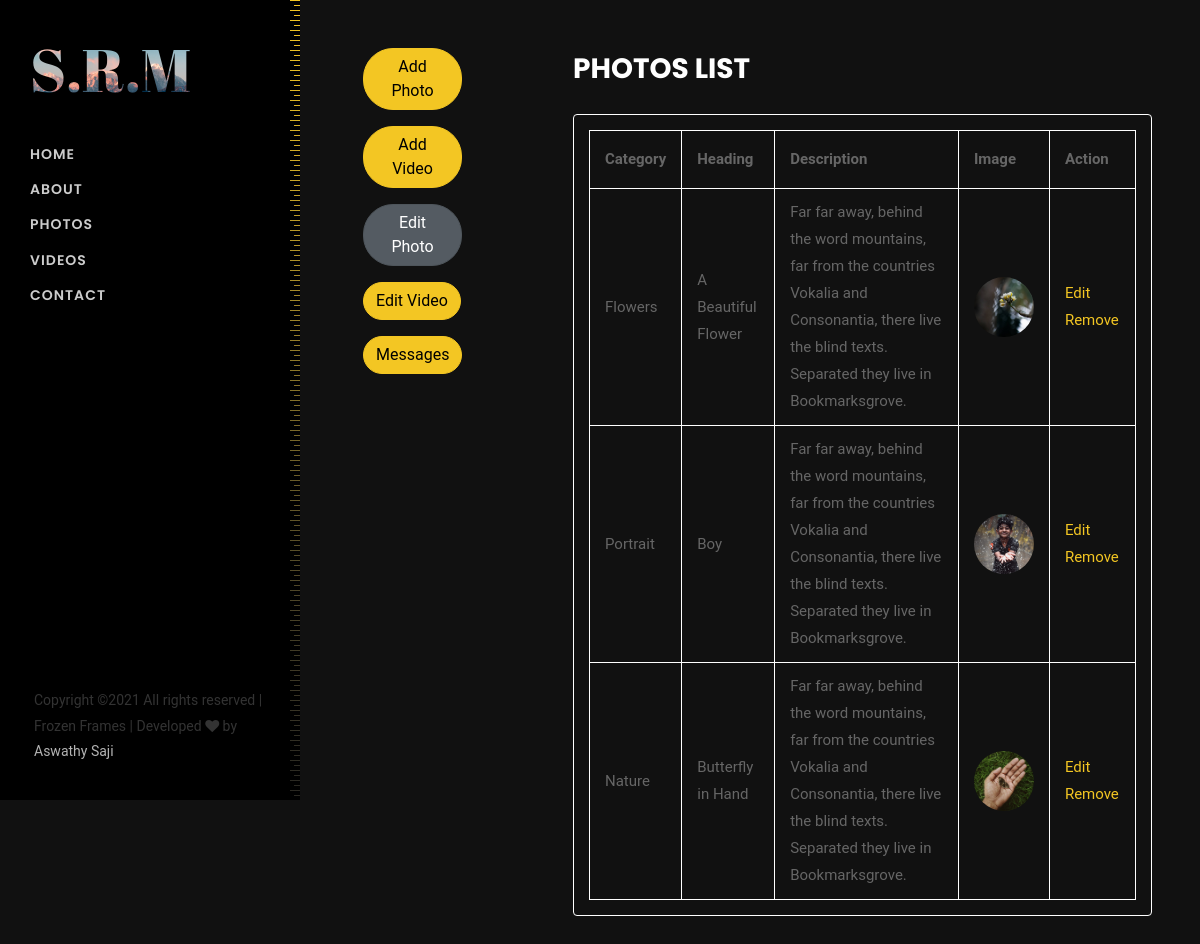
/photos_list, run on the app's committed database.
### photos/models.py (models this page shows, shortened)
class Photo(models.Model):
    category = models.CharField('Category',max_length=50)
    heading = models.CharField('Heading',max_length=100)
    description = models.CharField('Description',max_length=1000)
    image = models.ImageField('Image',upload_to='images/')

### photos/views.py (the view)
# urls.py: path('photos_list',views.photos_list,name='photo-list'),
def photos_list(request):
    photos = Photo.objects.all()
    return render(request,'photolist.html',{
        "photos" : photos
    })

### photos/templates/photolist.html (shortened to what this page needs)
{% load static %}
<!DOCTYPE html>
<html lang="en">
<head>
	<link rel="stylesheet" href="https://stackpath.bootstrapcdn.com/font-awesome/4.7.0/css/font-awesome.min.css">
	<link rel="stylesheet" href="{% static 'css/animate.css' %}">
	<link rel="stylesheet" href="{% static 'css/owl.carousel.min.css' %}">
	<link rel="stylesheet" href="{% static 'css/owl.theme.default.min.css' %}">
	<link rel="stylesheet" href="{% static 'css/magnific-popup.css' %}">
	<link rel="stylesheet" href="{% static 'css/flaticon.css' %}">
	<link rel="stylesheet" href="{% static 'css/style.css' %}">
</head>
<body>
	<div id="colorlib-page">
		<aside id="colorlib-aside" role="complementary" class="js-fullheight">
			<h1 id="colorlib-logo" class="mb-4 mb-md-5"><a href="{% url 'home' %}" style="background-image: url(static/images/bg_1.jpg);">S.R.M</a></h1>
			<nav id="colorlib-main-menu" role="navigation">
				<ul>
					<li><a href="{% url 'home' %}">Home</a></li>
					<li><a href="{% url 'about' %}">About</a></li>
					<li><a href="{% url 'photos' %}">Photos</a></li>
					<li><a href="{% url 'videos' %}">Videos</a></li>
					<li><a href="{% url 'contact' %}">Contact</a></li>
				</ul>
			</nav>
			<div class="colorlib-footer">
				<p class="pfooter">
					Copyright &copy;<script>document.write(new Date().getFullYear());</script> All rights reserved | Frozen Frames | Developed <i class="fa fa-heart" aria-hidden="true"></i> by <a href="https://aswathysaji.github.io/" target="_blank">Aswathy Saji</a>
					</p>
				</div>
			</aside>
			<div id="colorlib-main">
				<section class="ftco-section ftco-no-pt ftco-no-pb">
					<div class="container px-md-0">
						<div class="row d-flex no-gutters">
							<div class="col-lg-9 col-md-7 order-md-last d-flex align-items-stretch">
								<div class="contact-wrap w-100 p-md-5 p-4">
									<h3 class="mb-4 heading">Photos List</h3>
                                    <div class="table_responsive">
                                        <table>
                                            <thead>
                                                <tr>
                                                <th>Category</th>
                                                <th>Heading</th>
                                                <th>Description</th>
                                                <th>Image</th>
                                                <th>Action</th>
                                                </tr>
                                            </thead>
                                            <tbody>
                                                {% for photo in photos %}
                                                    <tr>
                                                        <td>{{ photo.category }}</td>
                                                        <td>{{ photo.heading }}</td>
                                                        <td>{{ photo.description }}</td>
                                                        <td><img src="{{ photo.image.url }}" alt=""></td>
                                                        <td>
                                                            <span class="action_btn">
                                                            <a href="{% url 'edit-photo' photo.id %}">Edit</a>
                                                            <a href="{% url 'delete-photo' photo.id %}">Remove</a>
                                                            </span>
                                                        </td>
                                                    </tr>
                                                {% endfor %}
                                            </tbody>
                                        </table>
                                    </div>
								</div>
							</div>
							<div class="col-lg-3 col-md-5 d-flex align-items-stretch">
								<div class="info-wrap js-fullheight w-100 p-md-5 p-4">
                                    <div class="col-md-12">
                                        <div class="form-group">
                                            <a href="{% url 'dashboard' %}" class="btn btn-primary">Add Photo</a>
                                        </div>
                                    </div>
                                    <div class="col-md-12">
                                        <div class="form-group">
                                            <a href="{% url 'add-video' %}" class="btn btn-primary">Add Video</a>
                                        </div>
                                    </div>
                                    <div class="col-md-12">
                                        <div class="form-group">
                                            <a href="{% url 'photo-list' %}" class="btn btn-secondary active">Edit Photo</a>
                                        </div>
                                    </div>
                                    <div class="col-md-12">
                                        <div class="form-group">
                                            <a href="{% url 'video-list' %}" class="btn btn-primary">Edit Video</a>
                                        </div>
                                    </div>
                                    <div class="col-md-12">
                                        <div class="form-group">
                                            <a href="{% url 'messages' %}" class="btn btn-primary">Messages</a>
                                        </div>
                                    </div>
								</div>
							</div>
						</div>
					</div>
				</section>
			</div>
		</div>
	</body>
	</html>

### photos/templates/photolist.html (style rules this page uses)
body { min-height: 100vh; display: flex; font-family: 'Roboto', sans-serif; }
.table_responsive { border: 1px solid #fff; max-width: 900px; padding: 15px; overflow: auto; margin: auto; border-radius: 4px; }
table>thead th { padding: 15px; }
table th, table td { border: 1px solid #fff; padding: 10px 15px; }
table>tbody>tr>td>img { display: inline-block; width: 60px; height: 60px; object-fit: cover; border-radius: 50%; }

### data on the page
Photo: category "Flowers", heading "A Beautiful Flower", description "Far far away, behind the word mountains, far from the countries Vokalia and Consonantia, there live the blind texts. Separated they live in Bookmarksgrove.", image (picture)
Photo: category "Portrait", heading "Boy", description "Far far away, behind the word mountains, far from the countries Vokalia and Consonantia, there live the blind texts. Separated they live in Bookmarksgrove.", image (picture)
Photo: category "Nature", heading "Butterfly in Hand", description "Far far away, behind the word mountains, far from the countries Vokalia and Consonantia, there live the blind texts. Separated they live in Bookmarksgrove.", image (picture)
